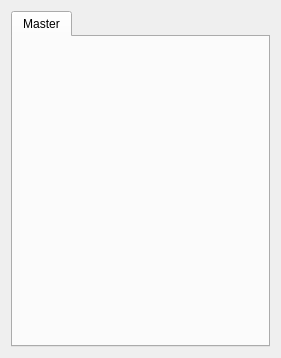
<?xml version="1.0" encoding="UTF-8"?>
<ui version="4.0">
 <class>MainWidget</class>
 <widget class="QWidget" name="MainWidget">
  <property name="geometry">
   <rect>
    <x>0</x>
    <y>0</y>
    <width>281</width>
    <height>358</height>
   </rect>
  </property>
  <layout class="QVBoxLayout" name="verticalLayout">
   <property name="sizeConstraint">
    <enum>QLayout::SetMinimumSize</enum>
   </property>
   <item>
    <widget class="QTabWidget" name="tabWidget">
     <property name="currentIndex">
      <number>0</number>
     </property>
     <widget class="QWidget" name="tab_point">
      <attribute name="title">
       <string>Master</string>
      </attribute>
      <layout class="QVBoxLayout" name="verticalLayout_2"/>
     </widget>
    </widget>
   </item>
  </layout>
 </widget>
 <resources/>
 <connections/>
</ui>
